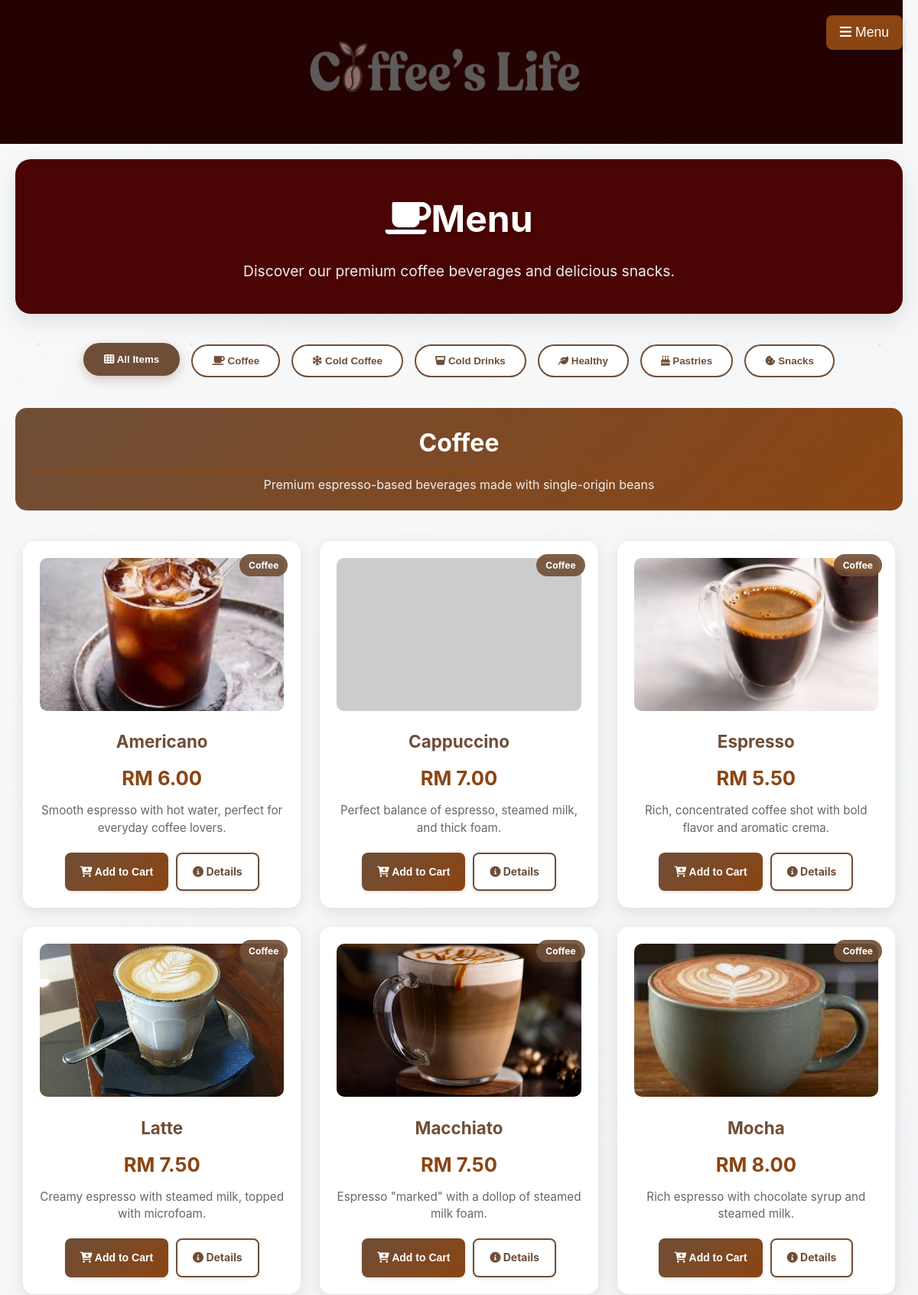
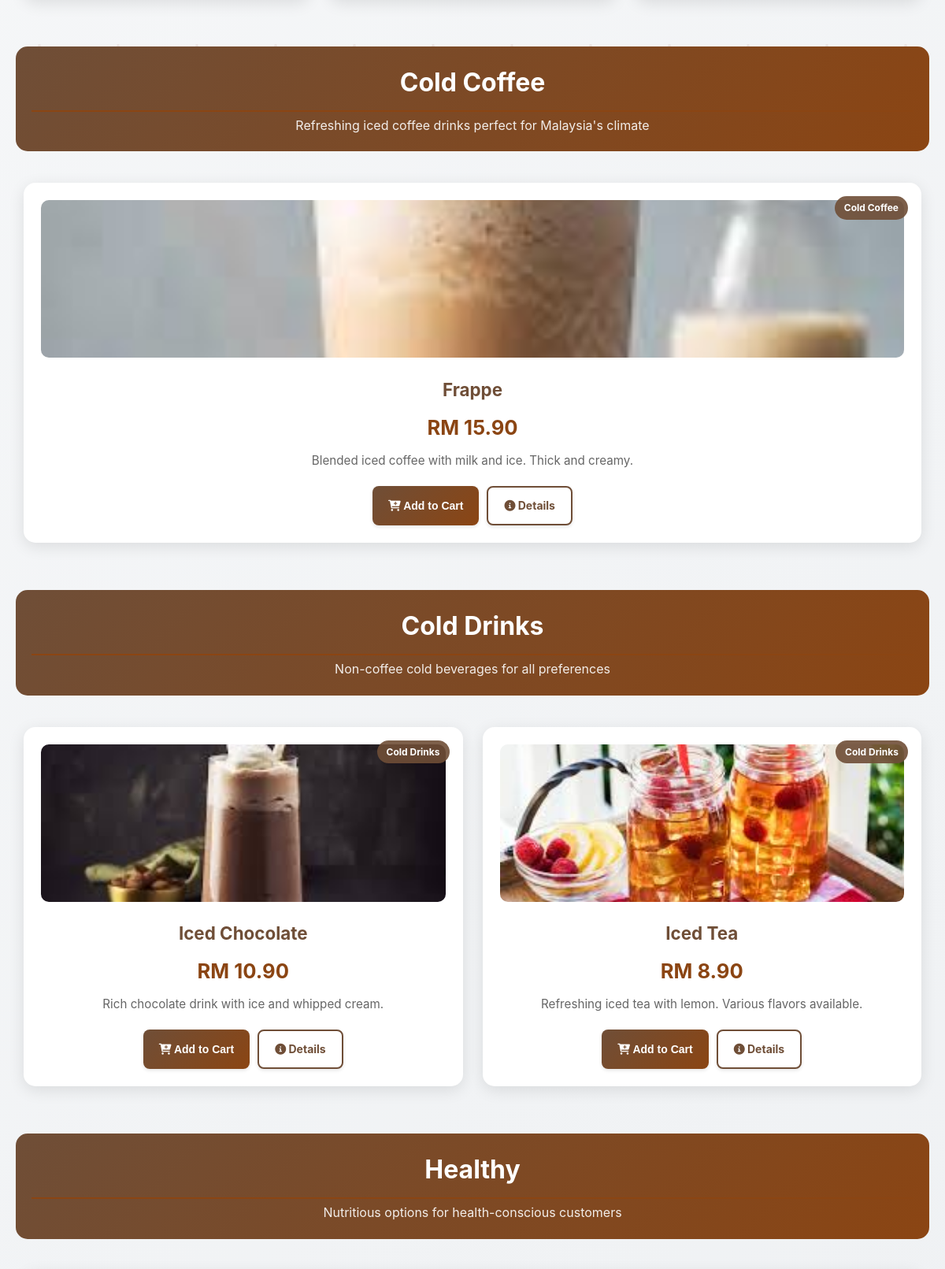
Screenshot of /UI/UI2_menu.php (upper part) with the database file from the repository (2 pictures, top to bottom).
### tables this page shows
CREATE TABLE `product` (
  `id` int(11) NOT NULL,
  `name` varchar(100) NOT NULL,
  `category` varchar(50) NOT NULL,
  `description` text DEFAULT NULL,
  `ingredients` text DEFAULT NULL,
  `benefits` text DEFAULT NULL,
  `price` decimal(10,2) NOT NULL,
  `quantity` int(11) DEFAULT 0,
  `image` varchar(255) DEFAULT NULL,
  `created_at` timestamp NOT NULL DEFAULT current_timestamp(),
  `updated_at` timestamp NOT NULL DEFAULT current_timestamp() ON UPDATE current_timestamp()
);

### shared_utils.php (called while the page is built, shortened)
<?php
function getPagePaths() {
    $isUIFolder = (strpos($_SERVER['REQUEST_URI'], '/UI/') !== false);
    return [
        'css' => $isUIFolder ? '../css/' : 'css/',
        'js' => $isUIFolder ? '../js/' : 'js/',
        'ui' => $isUIFolder ? '' : 'UI/',
        'logo' => $isUIFolder ? '../logo1.png' : 'logo1.png',
        'uploads' => $isUIFolder ? '../uploads/' : 'uploads/',
        'functions' => $isUIFolder ? '../' : '',
        'config' => $isUIFolder ? '../config.php' : 'config.php',
        'header' => $isUIFolder ? '../header.php' : 'header.php',
        'footer' => $isUIFolder ? '../footer.php' : 'footer.php'
    ];
}
?>

### UI/UI2_menu.php (the view, shortened to what this page needs)
<?php
include '../header.php';
require_once '../config.php';
try {
    $stmt = $pdo->prepare("SELECT * FROM product WHERE quantity > 0 ORDER BY category, name");
    $stmt->execute();
    $products = $stmt->fetchAll();
} catch (PDOException $e) {
    error_log("Error fetching products: " . $e->getMessage());
    $products = [];
}
$categories = array_unique(array_column($products, 'category'));
?>
<link rel="stylesheet" href="../css/menu.css">
<div class="menu-container">
    <div class="menu-header">
        <h1><i class="fas fa-coffee"></i>Menu</h1>
        <p>Discover our premium coffee beverages and delicious snacks.</p>
    </div>
    <div class="category-filters">
        <button class="category-btn active" onclick="filterProducts('all')">
            <i class="fas fa-th"></i> All Items
        </button>
        <?php foreach ($categories as $category): ?>
            <button class="category-btn" onclick="filterProducts('<?php echo strtolower(str_replace(' ', '-', $category)); ?>')">
                <?php
                $icons = [
                    'Coffee' => 'fas fa-coffee',
                    'Cold Coffee' => 'fas fa-snowflake',
                    'Snacks' => 'fas fa-cookie-bite',
                    'Pastries' => 'fas fa-birthday-cake',
                    'Cold Drinks' => 'fas fa-glass-whiskey',
                    'Healthy' => 'fas fa-leaf'
                ];
                echo '<i class="' . ($icons[$category] ?? 'fas fa-utensils') . '"></i> ';
                echo $category;
                ?>
            </button>
        <?php endforeach; ?>
    </div>
    <?php
    foreach ($categories as $category) {
        $categoryProducts = array_filter($products, function ($product) use ($category) {
            return $product['category'] === $category;
        });
        if (!empty($categoryProducts)) {
            echo '<div class="products-section" data-category="' . strtolower(str_replace(' ', '-', $category)) . '">';
            echo '<div class="section-title">';
            echo '<h2 style="color: white;">' . htmlspecialchars($category) . '</h2>';
            $descriptions = [
                'Coffee' => 'Premium espresso-based beverages made with single-origin beans',
                'Cold Coffee' => 'Refreshing iced coffee drinks perfect for Malaysia\'s climate',
                'Snacks' => 'Savory pastries and local favorites to pair with your coffee',
                'Pastries' => 'Freshly baked sweet treats and breakfast pastries',
                'Cold Drinks' => 'Non-coffee cold beverages for all preferences',
                'Healthy' => 'Nutritious options for health-conscious customers'
            ];
            echo '<p style="color: white;">' . ($descriptions[$category] ?? 'Delicious items in this category') . '</p>';
            echo '</div>';
            echo '<div class="product-grid">';
            foreach ($categoryProducts as $product) {
                echo '<div class="product-item">';
                echo '<div class="category-badge">' . htmlspecialchars($product['category']) . '</div>';
                echo '<img src="../' . htmlspecialchars($product['image']) . '" alt="' . htmlspecialchars($product['name']) . '" onerror="this.src=\'https://placehold.co/300x200/6F4E37/ffffff?text=' . urlencode($product['name']) . '\'">';
                echo '<h3>' . htmlspecialchars($product['name']) . '</h3>';
                echo '<div class="price">RM ' . number_format($product['price'], 2) . '</div>';
                echo '<div class="description">' . htmlspecialchars($product['description']) . '</div>';
                echo '<div class="product-actions">';
                echo '<button class="btn btn-primary" onclick="openAddToCartModal(' . $product['id'] . ', \'' . htmlspecialchars($product['name']) . '\', ' . $product['price'] . ', \'' . htmlspecialchars($product['category']) . '\')">';
                echo '<i class="fas fa-cart-plus"></i> Add to Cart';
                echo '</button>';
                echo '<a href="UI3_product_details.php?id=' . $product['id'] . '" class="btn btn-secondary">';
                echo '<i class="fas fa-info-circle"></i> Details';
                echo '</a>';
                echo '</div>';
                echo '</div>';
            }
            echo '</div>';
            echo '</div>';
        }
    }
    ?>
</div>
<?php include '../footer.php'; ?>

### header.php (shortened to what this page needs)
<?php
require_once 'shared_utils.php';
$paths = getPagePaths();
?>
<!DOCTYPE html>
<html lang="en">
<head>
  <link rel="stylesheet" href="<?php echo $paths['css']; ?>global.css">
  <link rel="stylesheet" href="<?php echo $paths['css']; ?>header.css">
  <link rel="stylesheet" href="<?php echo $paths['css']; ?>home_page.css">
  <link rel="stylesheet" href="<?php echo $paths['css']; ?>components.css">
  <link rel="stylesheet" href="https://cdnjs.cloudflare.com/ajax/libs/font-awesome/6.0.0-beta3/css/all.min.css">
</head>
<body>
  <header class="hero">
    <div class="hero-content">
      <div class="logo-section">
        <a href="<?php echo $paths['ui']; ?>UI1_index.php" class="logo-home-link">
          <img src="<?php echo $paths['logo']; ?>" alt="Coffee's Life - BeanMarket Logo" width="360" height="80" loading="lazy">
        </a>
      </div>
    </div>
  </header>
  <button class="menu-toggle" onclick="toggleMenu()" aria-label="Toggle navigation menu">
    <i class="fas fa-bars"></i>
    <span>Menu</span>
  </button>

### footer.php (shortened to what this page needs)
</body>
</html>

### css/global.css (style rules this page uses)
:root { --primary-brown: #6F4E37; --secondary-brown: #8B4513; --light-brown: #A0522D; --dark-brown: #4A0404; --cream-bg: #f4f2ee; --light-cream: #f8f9fa; --white: #ffffff; --text-primary: #333333; --text-secondary: #555555; --text-light: #777777; --text-white: #ffffff; --accent-blue: #007bff; --accent-blue-hover: #0056b3; --success-green: #28a745; --success-green-hover: #218838; --danger-red: #dc3545; --danger-red-hover: #c82333; --warning-yellow: #ffc107; --spacing-xs: 5px; --spacing-sm: 10px; --spacing-md: 15px; --spacing-lg: 20px; --spacing-xl: 30px; --border-radius-sm: 5px; --border-radius-md: 8px; --border-radius-lg: 12px; --shadow-light: 0 2px 4px rgba(0, 0, 0, 0.1); --shadow-medium: 0 4px 8px rgba(0, 0, 0, 0.15); --shadow-heavy: 0 4px 12px rgba(0, 0, 0, 0.08); --font-family: 'Inter', Arial, sans-serif; --font-weight-normal: 400; --font-weight-bold: 600; }
*, *::before, *::after { box-sizing: border-box; }
body { font-family: var(--font-family); margin: 0; padding: var(--spacing-lg); background-color: var(--cream-bg); color: var(--text-primary); line-height: 1.6; min-height: 100vh; background-image: radial-gradient(circle at 20% 80%, rgba(111, 78, 55, 0.05) 0%, transparent 50%), radial-gradient(circle at 80% 20%, rgba(139, 69, 19, 0.05) 0%, transparent 50%); }
body::before { content: ''; position: fixed; top: 0; left: 0; width: 100%; height: 100%; background-size: 100px 100px; pointer-events: none; z-index: -1; }
h1, h2, h3, h4, h5, h6 { color: var(--primary-brown); margin-top: 0; margin-bottom: var(--spacing-md); font-weight: var(--font-weight-bold); }
h1 { font-size: 2.5em; text-shadow: 2px 2px 4px rgba(0, 0, 0, 0.1); }
h2 { font-size: 2em; border-bottom: 2px solid var(--secondary-brown); padding-bottom: var(--spacing-sm); }
h3 { font-size: 1.5em; color: var(--secondary-brown); }
p { margin-bottom: var(--spacing-sm); color: var(--text-secondary); }
a { color: var(--accent-blue); text-decoration: none; transition: color 0.3s ease; }
.product-grid { display: grid; grid-template-columns: repeat(auto-fit, minmax(300px, 1fr)); gap: var(--spacing-lg); margin: var(--spacing-xl) 0; }
.product-item { background: var(--white); border-radius: var(--border-radius-md); padding: var(--spacing-lg); box-shadow: var(--shadow-light); border: 1px solid rgba(111, 78, 55, 0.1); transition: all 0.3s ease; text-align: center; }
.product-item img { width: 100%; height: 200px; object-fit: cover; border-radius: var(--border-radius-sm); margin-bottom: var(--spacing-md); }
.product-item h3 { color: var(--primary-brown); margin-bottom: var(--spacing-sm); }
.product-item .price { font-size: 1.2em; font-weight: var(--font-weight-bold); color: var(--secondary-brown); margin: var(--spacing-sm) 0; }
.btn { display: inline-block; padding: var(--spacing-sm) var(--spacing-xl); background: linear-gradient(135deg, var(--secondary-brown) 0%, var(--primary-brown) 100%); color: var(--white); border: none; border-radius: var(--border-radius-md); cursor: pointer; font-size: 1em; font-weight: var(--font-weight-bold); text-align: center; text-decoration: none; transition: all 0.3s ease; box-shadow: var(--shadow-light); position: relative; overflow: hidden; }
.btn::before { content: ''; position: absolute; top: 0; left: -100%; width: 100%; height: 100%; background: linear-gradient(90deg, transparent, rgba(255,255,255,0.2), transparent); transition: left 0.5s; }

### css/home_page.css (style rules this page uses)
*, *::before, *::after { box-sizing: border-box; }
body { font-family: 'Inter', sans-serif; margin: 0; overflow-x: hidden; background-color: #f4f2ee; color: #333; }
.hero { background-color:#4A0404 ; color: white; text-align: center; padding: 50px 10px; position: relative; overflow: hidden; min-height: 100px; display: flex; align-items: center; justify-content: center; }
.hero::before { content: ''; position: absolute; top: 0; left: 0; right: 0; bottom: 0; background: rgba(0, 0, 0, 0.5); z-index: 1; }
.hero-content { position: relative; z-index: 2; animation: fadeIn 2s ease-out; }
.menu-toggle { position: fixed; top: 20px; right: 20px; background-color: #8B4513; color: white; border: none; padding: 12px 18px; border-radius: 8px; cursor: pointer; font-size: 1.1em; z-index: 1001; box-shadow: 0 4px 8px rgba(0, 0, 0, 0.2); transition: background-color 0.3s ease, transform 0.2s ease; }
.logo-home-link { text-decoration: none; display: inline-block; transition: transform 0.3s ease, opacity 0.3s ease; }
.logo-home-link img { display: block; }

### rows the page displays
product: category "Coffee", image (picture), name "Americano", price "6.00", description "Smooth espresso with hot water, perfect for everyday coffee lovers."
product: category "Coffee", name "Cappuccino", price "7.00", description "Perfect balance of espresso, steamed milk, and thick foam."
product: category "Coffee", image (picture), name "Espresso", price "5.50", description "Rich, concentrated coffee shot with bold flavor and aromatic crema."
product: category "Coffee", image (picture), name "Latte", price "7.50", description "Creamy espresso with steamed milk, topped with microfoam."
product: category "Coffee", image (picture), name "Macchiato", price "7.50", description "Espresso \"marked\" with a dollop of steamed milk foam."
product: category "Coffee", image (picture), name "Mocha", price "8.00", description "Rich espresso with chocolate syrup and steamed milk."
product: category "Cold Coffee", image (picture), name "Frappe", price "15.90", description "Blended iced coffee with milk and ice. Thick and creamy."
product: category "Cold Drinks", image (picture), name "Iced Chocolate", price "10.90", description "Rich chocolate drink with ice and whipped cream."
product: category "Cold Drinks", image (picture), name "Iced Tea", price "8.90", description "Refreshing iced tea with lemon. Various flavors available."

### other values shown
$category "Coffee"
$category "Cold Coffee"
$category "Cold Drinks"
$category "Healthy"
$category "Pastries"
$category "Snacks"
$descriptions[$category] "Premium espresso-based beverages made with single-origin beans"
$descriptions[$category] "Refreshing iced coffee drinks perfect for Malaysia's climate"
$descriptions[$category] "Non-coffee cold beverages for all preferences"
$descriptions[$category] "Nutritious options for health-conscious customers"
